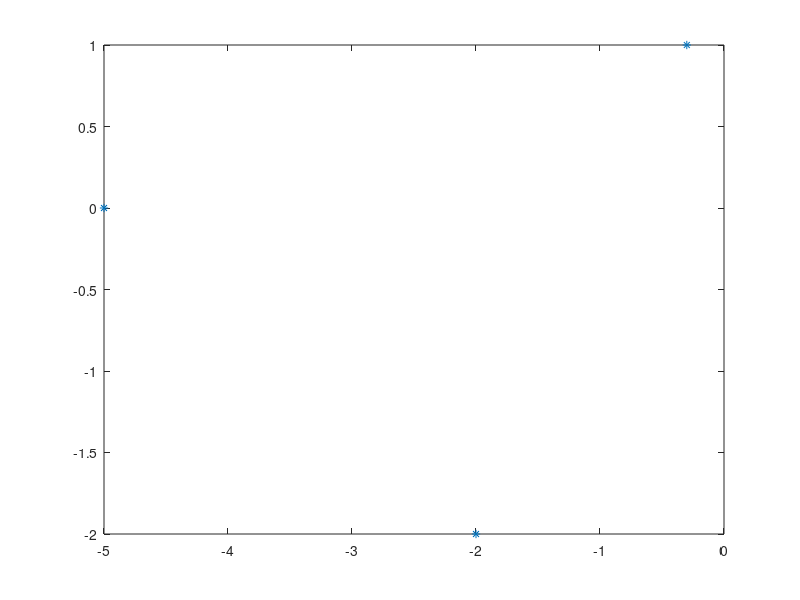

MATLAB code for this plot: (Note: this script raises an error after producing the figure.)
A=[-5 4 4; 0 -2-2*i 4; 0 0 -.3+i];

e=eig(A);
plot(e,'*'),hold on

theta=0:pi/50:2*pi;
for j=1:length(theta)
  M=exp(i*theta(j))*A;
  Mt=.5*(M+M');
  [v,d]=iord2(Mt);
  x=v(:,1);
  z(j)=x'*A*x/(x'*x);
end
plot(z,'-r')